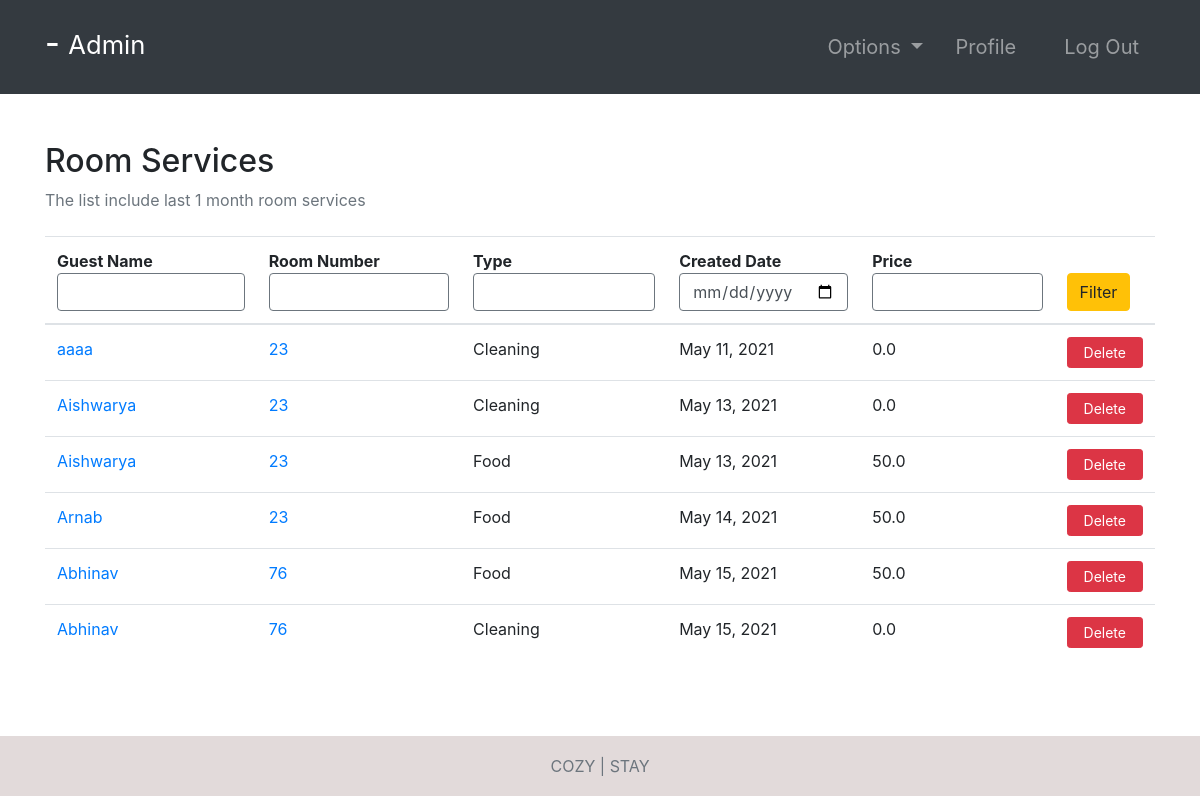
/room-services/ (signed in), run on the app's committed database.
### room/models.py (models this page shows, shortened)
class RoomServices(models.Model):
    SERVICES_TYPES = (
        ('Food', 'Food'),
        ('Cleaning', 'Cleaning'),
        ('Technical', 'Technical'),
    )
    curBooking = models.ForeignKey(
        Booking,   null=True, on_delete=models.CASCADE)
    room = models.ForeignKey(Room, on_delete=models.CASCADE)
    createdDate = models.DateField(default=timezone.now)
    servicesType = models.CharField(max_length=20, choices=SERVICES_TYPES)
    price = models.FloatField()

class Booking(models.Model):
    roomNumber = models.ForeignKey(Room, on_delete=models.CASCADE)
    guest = models.ForeignKey(Guest, null=True, on_delete=models.CASCADE)
    dateOfReservation = models.DateField(default=timezone.now)
    startDate = models.DateField()
    endDate = models.DateField()

class Room(models.Model):
    ROOM_TYPES = (
        ('King', 'King'),
        ('Luxury', 'Luxury'),
        ('Normal', 'Normal'),
        ('Economic', 'Economic'),
    )
    number = models.IntegerField(primary_key=True)
    capacity = models.SmallIntegerField()
    numberOfBeds = models.SmallIntegerField()
    roomType = models.CharField(max_length=20, choices=ROOM_TYPES)
    price = models.FloatField()
    statusStartDate = models.DateField(null=True)
    statusEndDate = models.DateField(null=True)

### accounts/models.py (models this page shows, shortened)
class Guest(models.Model):
    user = models.OneToOneField(User, null=True, on_delete=models.CASCADE)
    phoneNumber = PhoneNumberField(unique=True)

### room/views.py (the view)
# urls.py: path('room-services/', room_services, name="room-services"),
@ login_required(login_url='login')
def room_services(request):
    role = str(request.user.groups.all()[0])
    path = role + "/"
    room_services = RoomServices.objects.all()
    context = {
        "role": role,
        "room_services": room_services
    }
    return render(request, path + "room-services.html", context)

### Templates/admin/room-services.html
{% extends '../index.html' %}
{% block context %}
{% include '../common_pages/room-services.html' %}
{% endblock %}

### Templates/incs/nav.html (shortened to what this page needs)
<nav class="navbar navbar-dark bg-dark navbar-expand-lg py-3 " role="navigation">
    <div class="container">
        <a href="" class="navbar-brand">
            <h2 class="text-capitalize">
                {{ request.user.first_name }} {{ request.user.last_name }} -
                <small>
                    {{ role }}
                </small>
            </h2>
        </a>
        <div class="collapse navbar-collapse" id="navbarTags">
            <ul class="navbar-nav ml-auto">
                <li class="nav-item dropdown p-2">
                    <a class="nav-link dropdown-toggle" href="#" id="navbarDropdown" role="button"
                        data-toggle="dropdown" aria-haspopup="true" aria-expanded="false">
                        Options
                    </a>
                </li>
                <li class="nav-item mr-3 p-2">
                    {% if role == 'staff' or role == 'receptionist' or role == 'admin' or role == 'manager' %}
                    <a href="{% url 'employee-profile' user.id %}" class="nav-link">Profile</a>
                    {% endif %}
                </li>
                <li class="nav-item p-2 ">
                    <a href="{% url 'logout' %}" class="nav-link">Log Out</a>
                </li>
            </ul>
        </div>
    </div>
</nav>

### Templates/common_pages/room-services.html (shortened to what this page needs)
<div class="container py-5">
    <div class="table-responsive">
        <div class="table-header row">
            <div class="col-sm-12 col-md-12 col-lg-4 mb-4">
                <h2>Room Services</h2>
                <span class="text-muted">The list include last 1 month room services</span>
            </div>
        </div>
        <table class="table table-hover">
            <thead>
                <tr>
                    <form action="" method="POST">
                        <th>Guest Name<input type="text" class="form-control border border-secondary"></th>
                        <th>Room Number<input type="text" class="form-control border border-secondary"></th>
                        <th>Type<input type="text" class="form-control border border-secondary"></th>
                        <th>Created Date<input type="date" class="form-control border border-secondary"></th>
                        <th>Price<input type="text" class="form-control border border-secondary"></th>
                        <th><button type="submit" class="btn btn-warning">Filter</button></th>
                    </form>
                </tr>
            </thead>
            <tbody>
                {% for rs in room_services %}
                <tr>
                    <td><a
                            href="{% url 'guest-profile' rs.curBooking.guest.user.id %}">{{rs.curBooking.guest.user.first_name}}</a>
                    </td>
                    <td><a href="{% url 'room-profile' rs.room.number }">{{rs.room.number}}</a></td>
                    <td>{{rs.servicesType}}</td>
                    <td>{{rs.createdDate}}</td>
                    <td>{{rs.price}}</td>
                    <td> <a href="" class="btn btn-sm btn-danger px-3">Delete</a></td>
                </tr>
            </tbody>
        </table>
    </div>
</div>

### static/css/main.css (style rules this page uses)
* { margin: 0; padding: 0; -webkit-font-smoothing: antialiased; }
body { position: relative; }
nav .nav-item { font-size: 20px; }

### data on the page
RoomServices: curBooking.guest.user.first_name "aaaa", room.number "23", servicesType "Cleaning", createdDate "May 11, 2021", price "0.0"
RoomServices: curBooking.guest.user.first_name "Aishwarya", room.number "23", servicesType "Cleaning", createdDate "May 13, 2021", price "0.0"
RoomServices: curBooking.guest.user.first_name "Aishwarya", room.number "23", servicesType "Food", createdDate "May 13, 2021", price "50.0"
RoomServices: curBooking.guest.user.first_name "Arnab", room.number "23", servicesType "Food", createdDate "May 14, 2021", price "50.0"
RoomServices: curBooking.guest.user.first_name "Abhinav", room.number "76", servicesType "Food", createdDate "May 15, 2021", price "50.0"
RoomServices: curBooking.guest.user.first_name "Abhinav", room.number "76", servicesType "Cleaning", createdDate "May 15, 2021", price "0.0"

### other printed values
{{ role }} "Admin"
